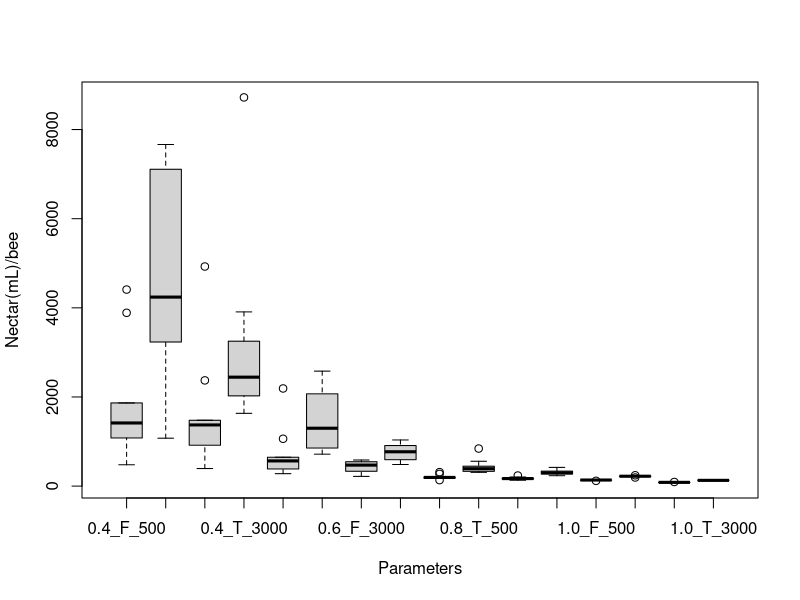

Write the R code that produced this figure.
# Sam Woodman
# Simulation Analyses for dense and sparse runs

library(dplyr)
setwd("~/Google Drive/Semester 8/Thesis/NetLogo+R GitHub/BehaviorSpace Data/Colony Simulations/")

## Dense simulation runs
dense.data <- read.csv("Bees sim_dense-table.csv", header = TRUE, skip = 6)[c(1:6,14,15,17:20,23:28)]
dense.data$communication. <- as.factor(dense.data$communication.)
dense.data$population <- as.factor(dense.data$population)

# Plot results
boxplot(nectar.mL..bee ~ communication.+population+R_value, data=dense.data, ylab = "Nectar(mL)/bee", xlab = "Parameters", 
        names = c("0.4_F_500", "0.4_T_500", "0.4_F_3000", "0.4_T_3000",
                  "0.6_F_500", "0.6_T_500", "0.6_F_3000", "0.6_T_3000",
                  "0.8_F_500", "0.8_T_500", "0.8_F_3000", "0.8_T_3000",
                  "1.0_F_500", "1.0_T_500", "1.0_F_3000", "1.0_T_3000"))
